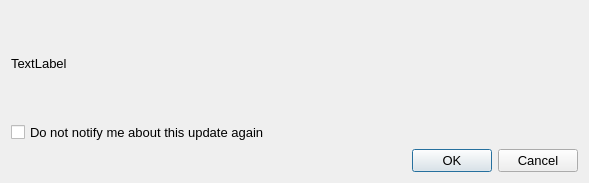
<?xml version="1.0" encoding="UTF-8"?>
<ui version="4.0">
 <class>update_dialog_box</class>
 <widget class="QDialog" name="update_dialog_box">
  <property name="geometry">
   <rect>
    <x>0</x>
    <y>0</y>
    <width>589</width>
    <height>183</height>
   </rect>
  </property>
  <property name="font">
   <font>
    <pointsize>10</pointsize>
   </font>
  </property>
  <property name="windowTitle">
   <string>Update</string>
  </property>
  <property name="windowIcon">
   <iconset>
    <normaloff>Images/update.png</normaloff>Images/update.png</iconset>
  </property>
  <layout class="QGridLayout" name="gridLayout_2">
   <item row="0" column="0">
    <layout class="QGridLayout" name="gridLayout">
     <item row="0" column="0">
      <widget class="QLabel" name="label">
       <property name="text">
        <string>TextLabel</string>
       </property>
      </widget>
     </item>
     <item row="2" column="0">
      <widget class="QDialogButtonBox" name="buttonBox">
       <property name="font">
        <font>
         <pointsize>10</pointsize>
        </font>
       </property>
       <property name="orientation">
        <enum>Qt::Horizontal</enum>
       </property>
       <property name="standardButtons">
        <set>QDialogButtonBox::Cancel|QDialogButtonBox::Ok</set>
       </property>
      </widget>
     </item>
     <item row="1" column="0">
      <widget class="QCheckBox" name="do_not_notify_checkbox">
       <property name="text">
        <string>Do not notify me about this update again</string>
       </property>
      </widget>
     </item>
    </layout>
   </item>
  </layout>
 </widget>
 <resources/>
 <connections>
  <connection>
   <sender>buttonBox</sender>
   <signal>accepted()</signal>
   <receiver>update_dialog_box</receiver>
   <slot>accept()</slot>
   <hints>
    <hint type="sourcelabel">
     <x>248</x>
     <y>254</y>
    </hint>
    <hint type="destinationlabel">
     <x>157</x>
     <y>274</y>
    </hint>
   </hints>
  </connection>
  <connection>
   <sender>buttonBox</sender>
   <signal>rejected()</signal>
   <receiver>update_dialog_box</receiver>
   <slot>reject()</slot>
   <hints>
    <hint type="sourcelabel">
     <x>316</x>
     <y>260</y>
    </hint>
    <hint type="destinationlabel">
     <x>286</x>
     <y>274</y>
    </hint>
   </hints>
  </connection>
 </connections>
</ui>
